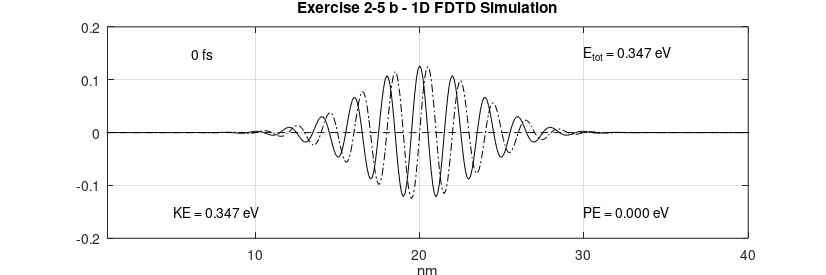
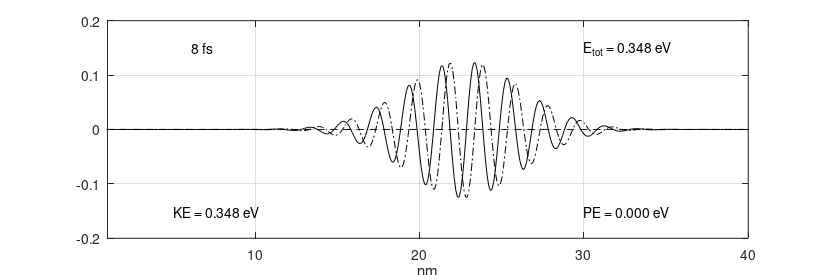
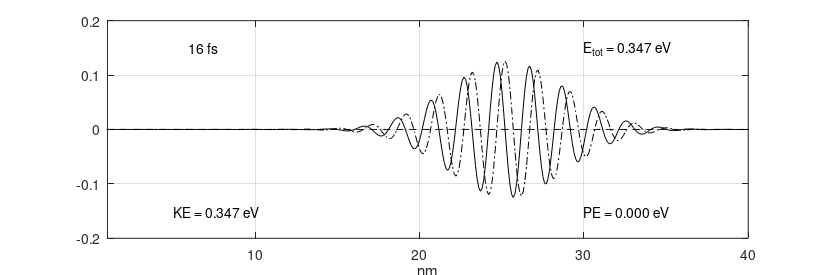

The MATLAB script that drew these images, in order:
%% 1D FDTD simulation of psi

%% cleanup environment
clear all;
close all;

%% general definitions and constants
h 			  = 6.626e-34;		  % [J*s]	Plank's constant
hbar		  = h/(2*pi);			  % [J*s]	reduced Plank's constant
m0			  = 9.1e-31;			  % [kg] 	free space mas of an electron

meff_Si   = 1.08;			      % effective mass of Si
meff_Ge		= 0.067;			    % effective mass of Ge
meff_GaAs = 0.55;				    % effective mass of GaAs

meff		  = meff_Si;			  % [?] 	effective mass
melec		  = meff*m0;			  % [?]	mass of an electron
ecoul		  = 1.6e-19;			  % [C]	charge of an electron
epsz		  = 8.85e-9;			  % [A*s/V/m]	dielectric of free space
eV2J		  = 1.6e-19;			  % [-]	energy conversion factor (eV to J)
J2eV		  = 1/eV2J;			    % [-]	energy conversion factor (J to eV)

%% simulation parameters
NN 			  = 400;				    % [-]	number of points in the problem space
del_x		  = .1e-9;			    % [?]	cell size
dt			  = 2e-17;			    % [s]	time steps
ra			  = (0.5*hbar/melec)*(dt/del_x^2);	% <-- must be < 0.15
DX			  = del_x*1e9;		  % [_]	cell size in nm
XX			  = (DX:DX:DX*NN);  % [-]	length in nm for plotting

%% specification of the potential
V			    = zeros(1,NN);	% init potential vector

%% potential definitions

% constant barrier band in center
for n = NN/2:NN/2+50
%	V(n) = .15*eV2J;
end

% semiconductor condution band 
for n = 1 : NN/2
%	V(n) = .1*eV2J;
end

for n = NN/2+1 : NN
%	V(n) = .2*eV2J;
end

% electric field
for n = 1 : NN
%	V(n) = -(0.2/400)*(n-400)*eV2J;
end

%% initialize a sine wave in a gaussian envelope

lambda	= 20;			      % [nm]  pulse wavelength
sigma		= 50;			      % [nm]  pulse width
nc			= 200;			    % starting position
prl			= zeros(1,NN);	% real part of the state variable
pim			= zeros(1,NN);	% imaginary part of the state variable
ptot		= 0.;			      % ?

for n=2:NN-1
    prl(n)  = exp(-1.*((n-nc)/sigma)^2)*cos(2*pi*(n-nc)/lambda);
	  pim(n)  = exp(-1.*((n-nc)/sigma)^2)*sin(2*pi*(n-nc)/lambda);
	  ptot	  = ptot + prl(n)^2 + pim(n)^2;
end

pnorm = sqrt(ptot);			% normalization constant

% normalize and check
ptot = 0.;

for n=1:NN
    prl(n)	= prl(n)/pnorm;
    pim(n)	= pim(n)/pnorm;
    ptot    = ptot + prl(n)^2 + pim(n)^2;
end

fprintf("normalization = %f\n", ptot);	% should have the value 1

T			  = 0;
n_step	= 1;
count   = 0;    
nos     = 400;  % number of timestepts between plots (equidistant)
nop     = 3;    % number of plots to be made

while nop > count
    %n_step = input("How many time steps -->");

	  % this is the core FDTD program
	  for m=1:n_step
		    T = T+1;
	
        for n=2:NN-1
            prl(n) = prl(n) - ra*(pim(n-1) -2*pim(n) + pim(n+1)) ...
              + (dt/hbar)*V(n)*pim(n);
        end
        
        for n=2:NN-1
            pim(n) = pim(n) + ra*(prl(n-1) -2*prl(n) + prl(n+1)) ...
              - (dt/hbar)*V(n)*prl(n);
        end
	  end
	
    % calculate the expected values
    PE	= 0.;	% potential energy
    
    for n=1:NN
        psi(n) = prl(n) + i*pim(n);
        PE = PE + psi(n)*psi(n)'*V(n);
    end

    fprintf("normalization = %f\n", psi*psi');

    PE = PE*J2eV;	% potential energy

    ke = 0. + j*0.;
    
    for n=2:NN-1
        lap_p = psi(n+1) - 2*psi(n) + psi(n-1);
        ke = ke + lap_p*psi(n)';
    end

    KE = -J2eV*((hbar/del_x)^2/(2*melec))*real(ke);	% kinetic energy

    % plot results
    figure(count+1);
    plot(XX, prl, "k");
    hold on;
    plot(XX, pim, "-.k");
    plot(XX, J2eV*V, "--k");
    hold off;
    
    axis([1 DX*NN -.2 .2] );
    
    % insert plot annotations
    text( 5,  .15, sprintf("%7.0f fs",           T*dt*1e15)); % show time in plot
    text( 5, -.15, sprintf("KE = %5.3f eV",      KE));        % show KE in plot
    text(30, -.15, sprintf("PE = %5.3f eV",      PE));        % show PE in plot
    text(30,  .15, sprintf("E_t_o_t = %5.3f eV", KE+PE));     % show Etot in plot
    
    xlabel("nm");
    
    set(gca, "fontsize", 10);
    if (count == 0)
      title("Exercise 2-5 b - 1D FDTD Simulation");
    else
      title(" ");
    endif
    
    grid on;
    
    fig = gcf();
    set(fig, "PaperUnits", "centimeters");
    x_width = 21;
    y_width = 7;
    set(fig, "PaperPosition", [0 0 x_width y_width]);
    print(fig, strcat("ex_2_5_b_", num2str(count), ".png"), "-dpng");
    
    count++;
    n_step = nos;
end